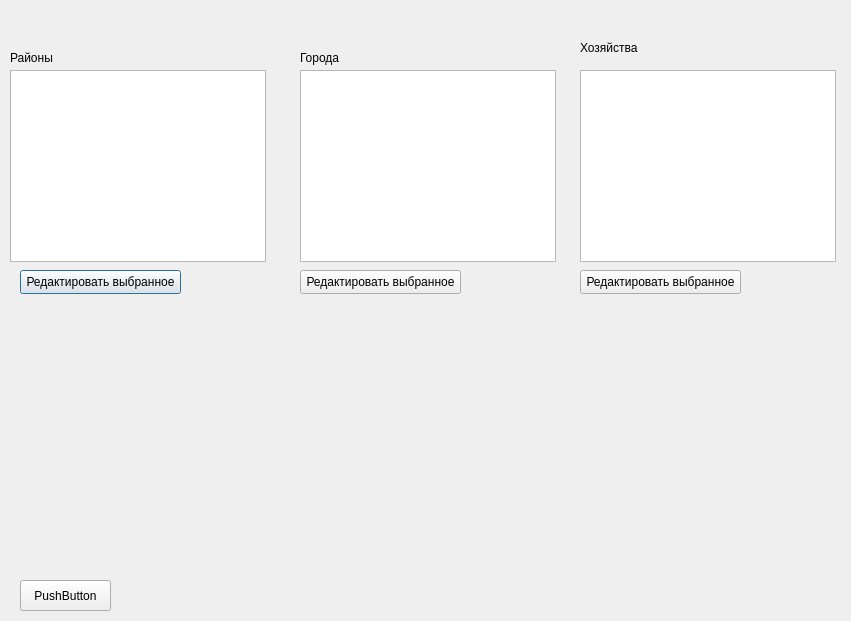
<?xml version="1.0" encoding="UTF-8"?>
<ui version="4.0">
 <class>Dialog</class>
 <widget class="QDialog" name="Dialog">
  <property name="geometry">
   <rect>
    <x>0</x>
    <y>0</y>
    <width>851</width>
    <height>621</height>
   </rect>
  </property>
  <property name="windowTitle">
   <string>Dialog</string>
  </property>
  <widget class="QTableWidget" name="cityTableWidget">
   <property name="geometry">
    <rect>
     <x>300</x>
     <y>70</y>
     <width>256</width>
     <height>192</height>
    </rect>
   </property>
  </widget>
  <widget class="QTableWidget" name="settlementTableWidget">
   <property name="geometry">
    <rect>
     <x>10</x>
     <y>70</y>
     <width>256</width>
     <height>192</height>
    </rect>
   </property>
  </widget>
  <widget class="QLabel" name="label">
   <property name="geometry">
    <rect>
     <x>10</x>
     <y>50</y>
     <width>141</width>
     <height>16</height>
    </rect>
   </property>
   <property name="text">
    <string>Районы</string>
   </property>
  </widget>
  <widget class="QLabel" name="label_2">
   <property name="geometry">
    <rect>
     <x>300</x>
     <y>50</y>
     <width>141</width>
     <height>16</height>
    </rect>
   </property>
   <property name="text">
    <string>Города</string>
   </property>
  </widget>
  <widget class="QPushButton" name="settlementPushButton">
   <property name="geometry">
    <rect>
     <x>20</x>
     <y>270</y>
     <width>161</width>
     <height>24</height>
    </rect>
   </property>
   <property name="text">
    <string>Редактировать выбранное</string>
   </property>
  </widget>
  <widget class="QPushButton" name="cityPushButton">
   <property name="geometry">
    <rect>
     <x>300</x>
     <y>270</y>
     <width>161</width>
     <height>24</height>
    </rect>
   </property>
   <property name="text">
    <string>Редактировать выбранное</string>
   </property>
  </widget>
  <widget class="QTableWidget" name="householdTableWidget">
   <property name="geometry">
    <rect>
     <x>580</x>
     <y>70</y>
     <width>256</width>
     <height>192</height>
    </rect>
   </property>
  </widget>
  <widget class="QPushButton" name="householdPushButton">
   <property name="geometry">
    <rect>
     <x>580</x>
     <y>270</y>
     <width>161</width>
     <height>24</height>
    </rect>
   </property>
   <property name="text">
    <string>Редактировать выбранное</string>
   </property>
  </widget>
  <widget class="QLabel" name="label_3">
   <property name="geometry">
    <rect>
     <x>580</x>
     <y>40</y>
     <width>141</width>
     <height>16</height>
    </rect>
   </property>
   <property name="text">
    <string>Хозяйства</string>
   </property>
  </widget>
  <widget class="QPushButton" name="pushButton">
   <property name="geometry">
    <rect>
     <x>20</x>
     <y>580</y>
     <width>91</width>
     <height>31</height>
    </rect>
   </property>
   <property name="text">
    <string>PushButton</string>
   </property>
  </widget>
 </widget>
 <resources/>
 <connections/>
</ui>
